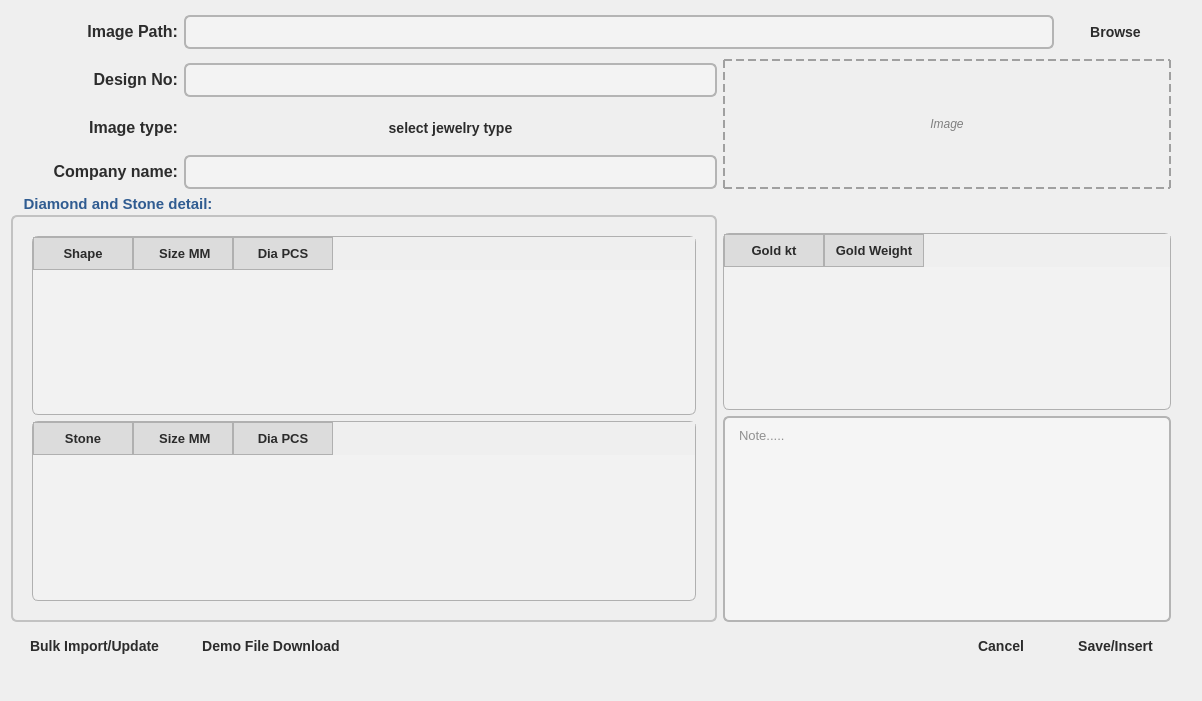
<?xml version="1.0" encoding="UTF-8"?>
<ui version="4.0">
 <class>ModifyCatalog</class>
 <widget class="QWidget" name="ModifyCatalog">
  <property name="geometry">
   <rect>
    <x>0</x>
    <y>0</y>
    <width>1202</width>
    <height>701</height>
   </rect>
  </property>
  <property name="windowTitle">
   <string>Form</string>
  </property>
  <layout class="QGridLayout" name="gridLayout">
   <item row="0" column="0">
    <widget class="QLabel" name="label_5">
     <property name="font">
      <font>
       <pointsize>-1</pointsize>
       <fontweight>Medium</fontweight>
      </font>
     </property>
     <property name="styleSheet">
      <string notr="true">QLabel {
    color: #2C2C2C;
    font-size: 14px;
    font-weight: 500;
}
QLabel#titleLabel {
    font-size: 20px;
    font-weight: bold;
    color: #305C91;
}
</string>
     </property>
     <property name="text">
      <string>&lt;html&gt;&lt;head/&gt;&lt;body&gt;&lt;p&gt;&lt;span style=&quot; font-size:12pt;&quot;&gt;Image Path:&lt;/span&gt;&lt;/p&gt;&lt;/body&gt;&lt;/html&gt;</string>
     </property>
     <property name="alignment">
      <set>Qt::AlignmentFlag::AlignRight|Qt::AlignmentFlag::AlignTrailing|Qt::AlignmentFlag::AlignVCenter</set>
     </property>
    </widget>
   </item>
   <item row="0" column="1" colspan="8">
    <widget class="QLineEdit" name="imagPath_lineEdit">
     <property name="font">
      <font>
       <family>Arial</family>
       <pointsize>-1</pointsize>
      </font>
     </property>
     <property name="styleSheet">
      <string notr="true">QLineEdit {
    background-color: #F3F3F3;
    border: 1.5px solid #B4B4B4;
    border-radius: 6px;
    padding: 6px 10px;
    color: #2C2C2C;
    font-size: 14px;
}
QLineEdit:focus {
    border: 2px solid #305C91;
    background-color: #FFFFFF;
}
QLineEdit:hover {
    border: 1.5px solid #888;
}
</string>
     </property>
    </widget>
   </item>
   <item row="0" column="9">
    <widget class="QPushButton" name="brows">
     <property name="font">
      <font>
       <family>Segoe UI</family>
       <pointsize>-1</pointsize>
       <italic>false</italic>
       <bold>true</bold>
      </font>
     </property>
     <property name="styleSheet">
      <string notr="true">QPushButton {
    background-color: qlineargradient(spread:pad, x1:0, y1:0, x2:1, y2:1,
                                      stop:0 #E0E0E0, stop:1 #CFCFCF);
    color: #2C2C2C;
    border: none;
    border-radius: 6px;
    padding: 10px 18px;
    font-size: 14px;
    font-weight: bold;
    text-align: center;
}
QPushButton:hover {
    background-color: qlineargradient(spread:pad, x1:0, y1:0, x2:1, y2:1,
                                      stop:0 #D0D0D0, stop:1 #B0B0B0);
    color: #1A1A1A;
}
QPushButton:pressed {
    background-color: #A0A0A0;
    color: #000000;
}
</string>
     </property>
     <property name="text">
      <string>Browse</string>
     </property>
    </widget>
   </item>
   <item row="0" column="10">
    <spacer name="verticalSpacer_35">
     <property name="orientation">
      <enum>Qt::Orientation::Vertical</enum>
     </property>
     <property name="sizeHint" stdset="0">
      <size>
       <width>20</width>
       <height>45</height>
      </size>
     </property>
    </spacer>
   </item>
   <item row="1" column="0">
    <widget class="QLabel" name="label_7">
     <property name="font">
      <font>
       <pointsize>-1</pointsize>
       <fontweight>Medium</fontweight>
      </font>
     </property>
     <property name="styleSheet">
      <string notr="true">QLabel {
    color: #2C2C2C;
    font-size: 14px;
    font-weight: 500;
}
QLabel#titleLabel {
    font-size: 20px;
    font-weight: bold;
    color: #305C91;
}
</string>
     </property>
     <property name="text">
      <string>&lt;html&gt;&lt;head/&gt;&lt;body&gt;&lt;p&gt;&lt;span style=&quot; font-size:12pt;&quot;&gt;Design No:&lt;/span&gt;&lt;/p&gt;&lt;/body&gt;&lt;/html&gt;</string>
     </property>
     <property name="alignment">
      <set>Qt::AlignmentFlag::AlignRight|Qt::AlignmentFlag::AlignTrailing|Qt::AlignmentFlag::AlignVCenter</set>
     </property>
    </widget>
   </item>
   <item row="1" column="1" colspan="5">
    <widget class="QLineEdit" name="designNO_lineEdit">
     <property name="font">
      <font>
       <family>Arial</family>
       <pointsize>-1</pointsize>
      </font>
     </property>
     <property name="styleSheet">
      <string notr="true">QLineEdit {
    background-color: #F3F3F3;
    border: 1.5px solid #B4B4B4;
    border-radius: 6px;
    padding: 6px 10px;
    color: #2C2C2C;
    font-size: 14px;
}
QLineEdit:focus {
    border: 2px solid #305C91;
    background-color: #FFFFFF;
}
QLineEdit:hover {
    border: 1.5px solid #888;
}
</string>
     </property>
    </widget>
   </item>
   <item row="1" column="6" rowspan="3" colspan="4">
    <widget class="QLabel" name="imageView_label_at_addImage">
     <property name="styleSheet">
      <string notr="true">QLabel#imageView_label_at_addImage {
    border: 2px dashed #A0A0A0;
    // background-color: #F7F7F7;
    color: #808080;
    font-style: italic;
}
</string>
     </property>
     <property name="text">
      <string>Image</string>
     </property>
     <property name="alignment">
      <set>Qt::AlignmentFlag::AlignCenter</set>
     </property>
    </widget>
   </item>
   <item row="1" column="10">
    <spacer name="verticalSpacer_29">
     <property name="orientation">
      <enum>Qt::Orientation::Vertical</enum>
     </property>
     <property name="sizeHint" stdset="0">
      <size>
       <width>20</width>
       <height>45</height>
      </size>
     </property>
    </spacer>
   </item>
   <item row="2" column="0">
    <widget class="QLabel" name="label_8">
     <property name="font">
      <font>
       <pointsize>-1</pointsize>
       <fontweight>Medium</fontweight>
      </font>
     </property>
     <property name="styleSheet">
      <string notr="true">QLabel {
    color: #2C2C2C;
    font-size: 14px;
    font-weight: 500;
}
QLabel#titleLabel {
    font-size: 20px;
    font-weight: bold;
    color: #305C91;
}
</string>
     </property>
     <property name="text">
      <string>&lt;html&gt;&lt;head/&gt;&lt;body&gt;&lt;p&gt;&lt;span style=&quot; font-size:12pt;&quot;&gt;Image type:&lt;/span&gt;&lt;/p&gt;&lt;/body&gt;&lt;/html&gt;</string>
     </property>
     <property name="alignment">
      <set>Qt::AlignmentFlag::AlignRight|Qt::AlignmentFlag::AlignTrailing|Qt::AlignmentFlag::AlignVCenter</set>
     </property>
    </widget>
   </item>
   <item row="2" column="1" colspan="5">
    <widget class="QPushButton" name="jewelryButton">
     <property name="font">
      <font>
       <pointsize>-1</pointsize>
       <bold>true</bold>
      </font>
     </property>
     <property name="styleSheet">
      <string notr="true">QPushButton {
    background-color: qlineargradient(spread:pad, x1:0, y1:0, x2:1, y2:1,
                                      stop:0 #E0E0E0, stop:1 #CFCFCF);
    color: #2C2C2C;
    border: none;
    border-radius: 6px;
    padding: 10px 18px;
    font-size: 14px;
    font-weight: bold;
    text-align: center;
}
QPushButton:hover {
    background-color: qlineargradient(spread:pad, x1:0, y1:0, x2:1, y2:1,
                                      stop:0 #D0D0D0, stop:1 #B0B0B0);
    color: #1A1A1A;
}
QPushButton:pressed {
    background-color: #A0A0A0;
    color: #000000;
}
</string>
     </property>
     <property name="text">
      <string>select jewelry type</string>
     </property>
    </widget>
   </item>
   <item row="2" column="10">
    <spacer name="verticalSpacer_30">
     <property name="orientation">
      <enum>Qt::Orientation::Vertical</enum>
     </property>
     <property name="sizeHint" stdset="0">
      <size>
       <width>20</width>
       <height>45</height>
      </size>
     </property>
    </spacer>
   </item>
   <item row="3" column="0">
    <widget class="QLabel" name="label_9">
     <property name="font">
      <font>
       <pointsize>14</pointsize>
       <fontweight>Medium</fontweight>
      </font>
     </property>
     <property name="styleSheet">
      <string notr="true">QLabel {
    font-size: 14pt;
    color: #2C2C2C;
    font-weight: 500;
}
QLabel#titleLabel {
    font-size: 20pt;
    font-weight: bold;
    color: #305C91;
}
</string>
     </property>
     <property name="text">
      <string>&lt;html&gt;&lt;head/&gt;&lt;body&gt;&lt;p&gt;&lt;span style=&quot; font-size:12pt;&quot;&gt;Company name:&lt;/span&gt;&lt;/p&gt;&lt;/body&gt;&lt;/html&gt;</string>
     </property>
     <property name="alignment">
      <set>Qt::AlignmentFlag::AlignRight|Qt::AlignmentFlag::AlignTrailing|Qt::AlignmentFlag::AlignVCenter</set>
     </property>
    </widget>
   </item>
   <item row="3" column="1" colspan="5">
    <widget class="QLineEdit" name="companyName_lineEdit">
     <property name="font">
      <font>
       <family>Arial</family>
       <pointsize>-1</pointsize>
      </font>
     </property>
     <property name="styleSheet">
      <string notr="true">QLineEdit {
    background-color: #F3F3F3;
    border: 1.5px solid #B4B4B4;
    border-radius: 6px;
    padding: 6px 10px;
    color: #2C2C2C;
    font-size: 14px;
}
QLineEdit:focus {
    border: 2px solid #305C91;
    background-color: #FFFFFF;
}
QLineEdit:hover {
    border: 1.5px solid #888;
}
</string>
     </property>
    </widget>
   </item>
   <item row="3" column="10">
    <spacer name="verticalSpacer_6">
     <property name="orientation">
      <enum>Qt::Orientation::Vertical</enum>
     </property>
     <property name="sizeHint" stdset="0">
      <size>
       <width>20</width>
       <height>31</height>
      </size>
     </property>
    </spacer>
   </item>
   <item row="4" column="0" rowspan="14" colspan="6">
    <widget class="QGroupBox" name="groupBox">
     <property name="font">
      <font>
       <pointsize>-1</pointsize>
       <bold>true</bold>
      </font>
     </property>
     <property name="styleSheet">
      <string notr="true">QGroupBox {
    border: 1.5px solid #C2C2C2;
    border-radius: 6px;
    margin-top: 20px;
    padding: 10px;
    font-size: 15px;
    font-weight: bold;
    color: #305C91;
}
QGroupBox::title {
    subcontrol-origin: margin;
    subcontrol-position: top left;
    padding: 0 10px;
}
</string>
     </property>
     <property name="title">
      <string>Diamond and Stone detail:</string>
     </property>
     <layout class="QVBoxLayout" name="verticalLayout_2">
      <item>
       <widget class="QTableWidget" name="diaTable">
        <property name="font">
         <font>
          <family>Arial</family>
          <pointsize>-1</pointsize>
         </font>
        </property>
        <property name="styleSheet">
         <string notr="true">QTableWidget {
    background-color: #F2F2F2;
    alternate-background-color: #E8E8E8;
    border: 1px solid #B0B0B0;
    border-radius: 6px;
    font-size: 13px;
    color: #2C2C2C;
    gridline-color: #D0D0D0;
}

QTableWidget::item:hover {
    background-color: #DADADA;
}

QHeaderView::section {
    background-color: #DCDCDC;
    border: 1px solid #B0B0B0;
    font-size: 13px;
    font-weight: bold;
    color: #2B2B2B;
    padding: 6px;
}
</string>
        </property>
        <column>
         <property name="text">
          <string>Shape</string>
         </property>
        </column>
        <column>
         <property name="text">
          <string> Size MM</string>
         </property>
        </column>
        <column>
         <property name="text">
          <string>Dia PCS</string>
         </property>
        </column>
       </widget>
      </item>
      <item>
       <widget class="QTableWidget" name="stoneTable">
        <property name="font">
         <font>
          <family>Arial</family>
          <pointsize>-1</pointsize>
         </font>
        </property>
        <property name="styleSheet">
         <string notr="true">QTableWidget {
    background-color: #F2F2F2;
    alternate-background-color: #E8E8E8;
    border: 1px solid #B0B0B0;
    border-radius: 6px;
    font-size: 13px;
    color: #2C2C2C;
    gridline-color: #D0D0D0;
}

QTableWidget::item:hover {
    background-color: #DADADA;
}

QHeaderView::section {
    background-color: #DCDCDC;
    border: 1px solid #B0B0B0;
    font-size: 13px;
    font-weight: bold;
    color: #2B2B2B;
    padding: 6px;
}
</string>
        </property>
        <column>
         <property name="text">
          <string>Stone</string>
         </property>
        </column>
        <column>
         <property name="text">
          <string> Size MM</string>
         </property>
        </column>
        <column>
         <property name="text">
          <string>Dia PCS</string>
         </property>
        </column>
       </widget>
      </item>
     </layout>
    </widget>
   </item>
   <item row="4" column="10">
    <spacer name="verticalSpacer_2">
     <property name="orientation">
      <enum>Qt::Orientation::Vertical</enum>
     </property>
     <property name="sizeHint" stdset="0">
      <size>
       <width>20</width>
       <height>23</height>
      </size>
     </property>
    </spacer>
   </item>
   <item row="5" column="6" rowspan="6" colspan="4">
    <widget class="QTableWidget" name="goldTable">
     <property name="styleSheet">
      <string notr="true">QTableWidget {
    background-color: #F2F2F2;
    alternate-background-color: #E8E8E8;
    border: 1px solid #B0B0B0;
    border-radius: 6px;
    font-size: 13px;
    color: #2C2C2C;
    gridline-color: #D0D0D0;
}

QTableWidget::item:hover {
    background-color: #DADADA;
}

QHeaderView::section {
    background-color: #DCDCDC;
    border: 1px solid #B0B0B0;
    font-size: 13px;
    font-weight: bold;
    color: #2B2B2B;
    padding: 6px;
}
</string>
     </property>
     <column>
      <property name="text">
       <string>Gold kt</string>
      </property>
     </column>
     <column>
      <property name="text">
       <string>Gold Weight</string>
      </property>
     </column>
    </widget>
   </item>
   <item row="5" column="10">
    <spacer name="verticalSpacer">
     <property name="orientation">
      <enum>Qt::Orientation::Vertical</enum>
     </property>
     <property name="sizeHint" stdset="0">
      <size>
       <width>20</width>
       <height>22</height>
      </size>
     </property>
    </spacer>
   </item>
   <item row="6" column="10">
    <spacer name="verticalSpacer_12">
     <property name="orientation">
      <enum>Qt::Orientation::Vertical</enum>
     </property>
     <property name="sizeHint" stdset="0">
      <size>
       <width>20</width>
       <height>22</height>
      </size>
     </property>
    </spacer>
   </item>
   <item row="7" column="10">
    <spacer name="verticalSpacer_15">
     <property name="orientation">
      <enum>Qt::Orientation::Vertical</enum>
     </property>
     <property name="sizeHint" stdset="0">
      <size>
       <width>20</width>
       <height>23</height>
      </size>
     </property>
    </spacer>
   </item>
   <item row="8" column="10">
    <spacer name="verticalSpacer_18">
     <property name="orientation">
      <enum>Qt::Orientation::Vertical</enum>
     </property>
     <property name="sizeHint" stdset="0">
      <size>
       <width>20</width>
       <height>22</height>
      </size>
     </property>
    </spacer>
   </item>
   <item row="9" column="10">
    <spacer name="verticalSpacer_17">
     <property name="orientation">
      <enum>Qt::Orientation::Vertical</enum>
     </property>
     <property name="sizeHint" stdset="0">
      <size>
       <width>20</width>
       <height>23</height>
      </size>
     </property>
    </spacer>
   </item>
   <item row="10" column="10" rowspan="2">
    <spacer name="verticalSpacer_16">
     <property name="orientation">
      <enum>Qt::Orientation::Vertical</enum>
     </property>
     <property name="sizeHint" stdset="0">
      <size>
       <width>20</width>
       <height>5</height>
      </size>
     </property>
    </spacer>
   </item>
   <item row="11" column="6" rowspan="7" colspan="4">
    <widget class="QTextEdit" name="note">
     <property name="styleSheet">
      <string notr="true">QTextEdit {
    background-color: #F5F5F5;
    border: 1.5px solid #B4B4B4;
    border-radius: 6px;
    padding: 6px 10px;
    color: #2C2C2C;
    font-size: 13px;
}
</string>
     </property>
     <property name="placeholderText">
      <string>Note.....</string>
     </property>
    </widget>
   </item>
   <item row="12" column="10">
    <spacer name="verticalSpacer_4">
     <property name="orientation">
      <enum>Qt::Orientation::Vertical</enum>
     </property>
     <property name="sizeHint" stdset="0">
      <size>
       <width>20</width>
       <height>22</height>
      </size>
     </property>
    </spacer>
   </item>
   <item row="13" column="10">
    <spacer name="verticalSpacer_8">
     <property name="orientation">
      <enum>Qt::Orientation::Vertical</enum>
     </property>
     <property name="sizeHint" stdset="0">
      <size>
       <width>20</width>
       <height>22</height>
      </size>
     </property>
    </spacer>
   </item>
   <item row="14" column="10">
    <spacer name="verticalSpacer_7">
     <property name="orientation">
      <enum>Qt::Orientation::Vertical</enum>
     </property>
     <property name="sizeHint" stdset="0">
      <size>
       <width>20</width>
       <height>23</height>
      </size>
     </property>
    </spacer>
   </item>
   <item row="15" column="10">
    <spacer name="verticalSpacer_3">
     <property name="orientation">
      <enum>Qt::Orientation::Vertical</enum>
     </property>
     <property name="sizeHint" stdset="0">
      <size>
       <width>20</width>
       <height>22</height>
      </size>
     </property>
    </spacer>
   </item>
   <item row="16" column="10">
    <spacer name="verticalSpacer_36">
     <property name="orientation">
      <enum>Qt::Orientation::Vertical</enum>
     </property>
     <property name="sizeHint" stdset="0">
      <size>
       <width>20</width>
       <height>45</height>
      </size>
     </property>
    </spacer>
   </item>
   <item row="17" column="10">
    <spacer name="verticalSpacer_9">
     <property name="orientation">
      <enum>Qt::Orientation::Vertical</enum>
     </property>
     <property name="sizeHint" stdset="0">
      <size>
       <width>20</width>
       <height>22</height>
      </size>
     </property>
    </spacer>
   </item>
   <item row="18" column="0">
    <widget class="QPushButton" name="bulk_import_button">
     <property name="styleSheet">
      <string notr="true">QPushButton {
    background-color: qlineargradient(spread:pad, x1:0, y1:0, x2:1, y2:1,
                                      stop:0 #E0E0E0, stop:1 #CFCFCF);
    color: #2C2C2C;
    border: none;
    border-radius: 6px;
    padding: 10px 18px;
    font-size: 14px;
    font-weight: bold;
    text-align: center;
}
QPushButton:hover {
    background-color: qlineargradient(spread:pad, x1:0, y1:0, x2:1, y2:1,
                                      stop:0 #D0D0D0, stop:1 #B0B0B0);
    color: #1A1A1A;
}
QPushButton:pressed {
    background-color: #A0A0A0;
    color: #000000;
}
</string>
     </property>
     <property name="text">
      <string>Bulk Import/Update</string>
     </property>
    </widget>
   </item>
   <item row="18" column="1">
    <widget class="QPushButton" name="demo_download_button">
     <property name="styleSheet">
      <string notr="true">QPushButton {
    background-color: qlineargradient(spread:pad, x1:0, y1:0, x2:1, y2:1,
                                      stop:0 #E0E0E0, stop:1 #CFCFCF);
    color: #2C2C2C;
    border: none;
    border-radius: 6px;
    padding: 10px 18px;
    font-size: 14px;
    font-weight: bold;
    text-align: center;
}
QPushButton:hover {
    background-color: qlineargradient(spread:pad, x1:0, y1:0, x2:1, y2:1,
                                      stop:0 #D0D0D0, stop:1 #B0B0B0);
    color: #1A1A1A;
}
QPushButton:pressed {
    background-color: #A0A0A0;
    color: #000000;
}
</string>
     </property>
     <property name="text">
      <string>Demo File Download</string>
     </property>
    </widget>
   </item>
   <item row="18" column="8">
    <widget class="QPushButton" name="addCatalog_cancel_button">
     <property name="styleSheet">
      <string notr="true">QPushButton {
    background-color: qlineargradient(spread:pad, x1:0, y1:0, x2:1, y2:1,
                                      stop:0 #E0E0E0, stop:1 #CFCFCF);
    color: #2C2C2C;
    border: none;
    border-radius: 6px;
    padding: 10px 18px;
    font-size: 14px;
    font-weight: bold;
    text-align: center;
}
QPushButton:hover {
    background-color: qlineargradient(spread:pad, x1:0, y1:0, x2:1, y2:1,
                                      stop:0 #D0D0D0, stop:1 #B0B0B0);
    color: #1A1A1A;
}
QPushButton:pressed {
    background-color: #A0A0A0;
    color: #000000;
}
</string>
     </property>
     <property name="text">
      <string>Cancel</string>
     </property>
    </widget>
   </item>
   <item row="18" column="9">
    <widget class="QPushButton" name="save_insert">
     <property name="font">
      <font>
       <family>Segoe UI</family>
       <pointsize>-1</pointsize>
       <bold>true</bold>
      </font>
     </property>
     <property name="styleSheet">
      <string notr="true">QPushButton {
    background-color: qlineargradient(spread:pad, x1:0, y1:0, x2:1, y2:1,
                                      stop:0 #E0E0E0, stop:1 #CFCFCF);
    color: #2C2C2C;
    border: none;
    border-radius: 6px;
    padding: 10px 18px;
    font-size: 14px;
    font-weight: bold;
    text-align: center;
}
QPushButton:hover {
    background-color: qlineargradient(spread:pad, x1:0, y1:0, x2:1, y2:1,
                                      stop:0 #D0D0D0, stop:1 #B0B0B0);
    color: #1A1A1A;
}
QPushButton:pressed {
    background-color: #A0A0A0;
    color: #000000;
}
</string>
     </property>
     <property name="text">
      <string>Save/Insert</string>
     </property>
    </widget>
   </item>
   <item row="18" column="10" rowspan="2">
    <spacer name="verticalSpacer_32">
     <property name="orientation">
      <enum>Qt::Orientation::Vertical</enum>
     </property>
     <property name="sizeHint" stdset="0">
      <size>
       <width>20</width>
       <height>65</height>
      </size>
     </property>
    </spacer>
   </item>
   <item row="19" column="0">
    <spacer name="horizontalSpacer">
     <property name="orientation">
      <enum>Qt::Orientation::Horizontal</enum>
     </property>
     <property name="sizeHint" stdset="0">
      <size>
       <width>167</width>
       <height>20</height>
      </size>
     </property>
    </spacer>
   </item>
   <item row="19" column="1">
    <spacer name="horizontalSpacer_4">
     <property name="orientation">
      <enum>Qt::Orientation::Horizontal</enum>
     </property>
     <property name="sizeHint" stdset="0">
      <size>
       <width>172</width>
       <height>20</height>
      </size>
     </property>
    </spacer>
   </item>
   <item row="19" column="2">
    <spacer name="horizontalSpacer_5">
     <property name="orientation">
      <enum>Qt::Orientation::Horizontal</enum>
     </property>
     <property name="sizeHint" stdset="0">
      <size>
       <width>46</width>
       <height>20</height>
      </size>
     </property>
    </spacer>
   </item>
   <item row="19" column="3">
    <spacer name="horizontalSpacer_2">
     <property name="orientation">
      <enum>Qt::Orientation::Horizontal</enum>
     </property>
     <property name="sizeHint" stdset="0">
      <size>
       <width>46</width>
       <height>20</height>
      </size>
     </property>
    </spacer>
   </item>
   <item row="19" column="4">
    <spacer name="horizontalSpacer_26">
     <property name="orientation">
      <enum>Qt::Orientation::Horizontal</enum>
     </property>
     <property name="sizeHint" stdset="0">
      <size>
       <width>107</width>
       <height>20</height>
      </size>
     </property>
    </spacer>
   </item>
   <item row="19" column="5">
    <spacer name="horizontalSpacer_25">
     <property name="orientation">
      <enum>Qt::Orientation::Horizontal</enum>
     </property>
     <property name="sizeHint" stdset="0">
      <size>
       <width>106</width>
       <height>20</height>
      </size>
     </property>
    </spacer>
   </item>
   <item row="19" column="6">
    <spacer name="horizontalSpacer_18">
     <property name="orientation">
      <enum>Qt::Orientation::Horizontal</enum>
     </property>
     <property name="sizeHint" stdset="0">
      <size>
       <width>106</width>
       <height>20</height>
      </size>
     </property>
    </spacer>
   </item>
   <item row="19" column="7">
    <spacer name="horizontalSpacer_22">
     <property name="orientation">
      <enum>Qt::Orientation::Horizontal</enum>
     </property>
     <property name="sizeHint" stdset="0">
      <size>
       <width>107</width>
       <height>20</height>
      </size>
     </property>
    </spacer>
   </item>
   <item row="19" column="8">
    <spacer name="horizontalSpacer_19">
     <property name="orientation">
      <enum>Qt::Orientation::Horizontal</enum>
     </property>
     <property name="sizeHint" stdset="0">
      <size>
       <width>106</width>
       <height>20</height>
      </size>
     </property>
    </spacer>
   </item>
   <item row="19" column="9">
    <spacer name="horizontalSpacer_3">
     <property name="orientation">
      <enum>Qt::Orientation::Horizontal</enum>
     </property>
     <property name="sizeHint" stdset="0">
      <size>
       <width>108</width>
       <height>20</height>
      </size>
     </property>
    </spacer>
   </item>
  </layout>
 </widget>
 <resources/>
 <connections/>
</ui>
